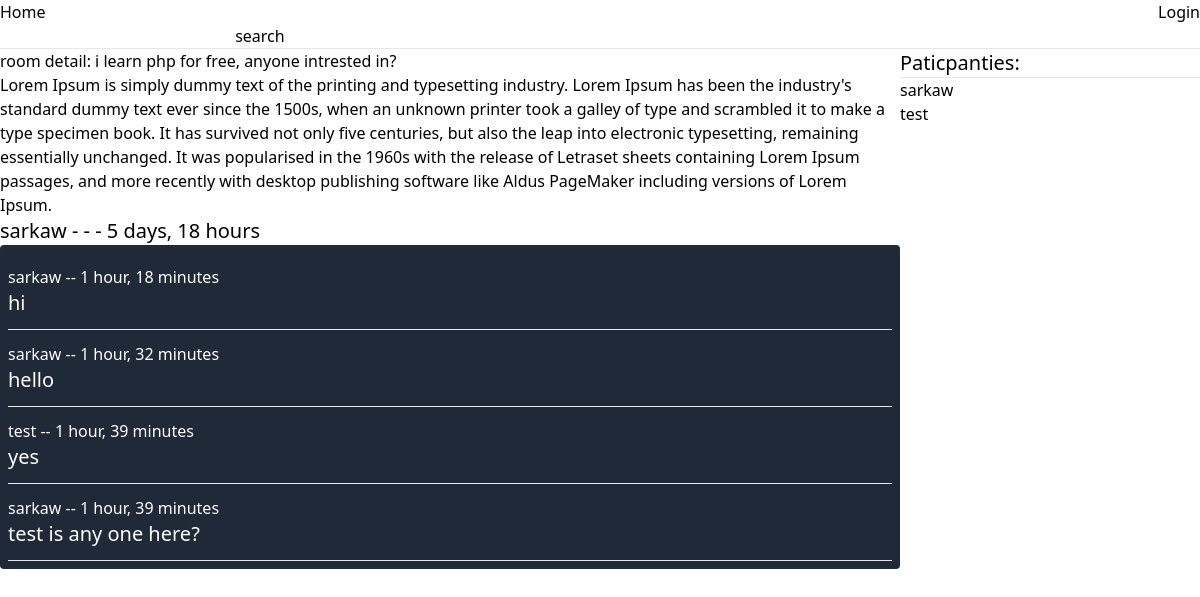
/room/1, run on the app's committed database.
### base/models.py (models this page shows, shortened)
class Room(models.Model):
    host = models.ForeignKey(User, on_delete=models.CASCADE)
    topic= models.ForeignKey(Topic, on_delete=models.SET_NULL, null=True)
    name = models.CharField(max_length=200)
    particpanties = models.ManyToManyField(User, related_name='participants', blank=True)
    description = models.TextField(null=True, blank=True)
    update = models.DateTimeField(auto_now=True)
    create_at = models.DateTimeField(auto_now_add=True)
    class Meta:
        ordering = ['-create_at']

class Message(models.Model):
    user = models.ForeignKey(User, on_delete=models.CASCADE)
    room = models.ForeignKey(Room, on_delete=models.CASCADE)
    body = models.TextField()
    update = models.DateTimeField(auto_now=True)
    create_at = models.DateTimeField(auto_now_add=True)
    class Meta:
        ordering = ['-create_at']

### base/views.py (the view, shortened to what this page needs)
# urls.py: path('room/<str:id>', views.room, name="room"),
def room(request, id):
    room = Room.objects.get(id = int(id))
    message = room.message_set.all()
    particpanties = room.particpanties.all()
    return render(request, 'base/room.html',{"room":room,'room_messages':message, 'particpanties':particpanties})

### base/templates/base/room.html (shortened to what this page needs)
{% extends 'main.html' %}
{% block content %}
    <div class="flex flex-wrap">
        <div class="w-9/12">
            room detail: {{ room.name }}
            <p>{{ room.description }} </p>
            <p class="text-xl">{{ room.host }} - - - {{ room.create_at|timesince }}</p>
            <div class="bg-gray-800 text-white p-2 rounded">
                {% for message in room_messages %}
                   <div class="my-3">
                        {{ message.user }}  -- {{ message.create_at|timesince }}
                        <p class="text-xl">{{ message.body }}</p>
                    </div>
                    <hr class="bg-white">
                {% endfor %}
            </div>
        </div>
        <div class="w-3/12">
            <p class="text-xl">Paticpanties:</p>
            <hr>
            {% for user in particpanties %}
                <p>{{ user.username }}</p>
            {% endfor %}
        </div>
    </div>
{% endblock %}

### data on the page
Room: name "i learn php for free, anyone intrested in?", description "Lorem Ipsum is simply dummy text of the printing and typesetting industry. Lorem Ipsum has been the industry's standard dummy text ever since the 1500s, when an unknown printer took a galley of type and scrambled it to make a type specimen book. It has survived not only five centuries, but also the leap into electronic typesetting, remaining essentially unchanged. It was popularised in the 1960s with the release of Letraset sheets containing Lorem Ipsum passages, and more recently with desktop publishing software like Aldus PageMaker including versions of Lorem Ipsum.", host "sarkaw", create_at "5 days, 18 hours"
Message: user "sarkaw", create_at "1 hour, 18 minutes", body "hi"
Message: user "sarkaw", create_at "1 hour, 32 minutes", body "hello"
Message: user "test", create_at "1 hour, 39 minutes", body "yes"
Message: user "sarkaw", create_at "1 hour, 39 minutes", body "test is any one here?"

### other printed values
{{ user.username }} "sarkaw"
{{ user.username }} "test"
